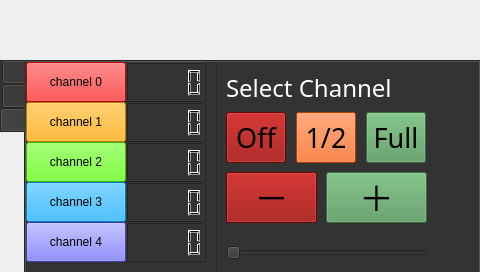
<?xml version="1.0" encoding="UTF-8"?>
<ui version="4.0">
 <class>MainWindow</class>
 <widget class="QMainWindow" name="MainWindow">
  <property name="geometry">
   <rect>
    <x>0</x>
    <y>0</y>
    <width>480</width>
    <height>272</height>
   </rect>
  </property>
  <property name="minimumSize">
   <size>
    <width>480</width>
    <height>272</height>
   </size>
  </property>
  <property name="maximumSize">
   <size>
    <width>480</width>
    <height>272</height>
   </size>
  </property>
  <property name="windowTitle">
   <string>MainWindow</string>
  </property>
  <widget class="QWidget" name="centralWidget">
   <widget class="QLabel" name="label">
    <property name="geometry">
     <rect>
      <x>10</x>
      <y>10</y>
      <width>371</width>
      <height>41</height>
     </rect>
    </property>
    <property name="styleSheet">
     <string notr="true">image: url(:/img/rcos.png);</string>
    </property>
    <property name="text">
     <string/>
    </property>
   </widget>
   <widget class="QTabWidget" name="tabWidget">
    <property name="geometry">
     <rect>
      <x>0</x>
      <y>60</y>
      <width>481</width>
      <height>251</height>
     </rect>
    </property>
    <property name="styleSheet">
     <string notr="true">background-color: rgb(51, 51, 51);</string>
    </property>
    <property name="tabPosition">
     <enum>QTabWidget::West</enum>
    </property>
    <property name="tabShape">
     <enum>QTabWidget::Rounded</enum>
    </property>
    <property name="currentIndex">
     <number>2</number>
    </property>
    <property name="iconSize">
     <size>
      <width>42</width>
      <height>50</height>
     </size>
    </property>
    <widget class="QWidget" name="tab">
     <attribute name="icon">
      <iconset resource="Loot.qrc">
       <normaloff>:/img/gpl_logo_sideways_colored.png</normaloff>:/img/gpl_logo_sideways_colored.png</iconset>
     </attribute>
     <attribute name="title">
      <string/>
     </attribute>
     <widget class="QPushButton" name="pb_down">
      <property name="geometry">
       <rect>
        <x>20</x>
        <y>60</y>
        <width>171</width>
        <height>91</height>
       </rect>
      </property>
      <property name="font">
       <font>
        <family>Abyssinica SIL</family>
        <pointsize>40</pointsize>
       </font>
      </property>
      <property name="styleSheet">
       <string notr="true">color: rgb(255, 255, 255);
background-color: rgb(148, 3, 0);
alternate-background-color: rgb(148, 3, 0);</string>
      </property>
      <property name="text">
       <string>OFF</string>
      </property>
     </widget>
     <widget class="QPushButton" name="pb_up">
      <property name="geometry">
       <rect>
        <x>210</x>
        <y>60</y>
        <width>171</width>
        <height>91</height>
       </rect>
      </property>
      <property name="minimumSize">
       <size>
        <width>171</width>
        <height>27</height>
       </size>
      </property>
      <property name="font">
       <font>
        <family>Abyssinica SIL</family>
        <pointsize>40</pointsize>
       </font>
      </property>
      <property name="styleSheet">
       <string notr="true">background-color: rgb(84, 152, 91);</string>
      </property>
      <property name="text">
       <string>ON</string>
      </property>
     </widget>
    </widget>
    <widget class="QWidget" name="tab_2">
     <attribute name="icon">
      <iconset resource="Loot.qrc">
       <normaloff>:/img/gpl_logo_sideways_blue.png</normaloff>:/img/gpl_logo_sideways_blue.png</iconset>
     </attribute>
     <attribute name="title">
      <string/>
     </attribute>
     <widget class="QSlider" name="hslider_01">
      <property name="geometry">
       <rect>
        <x>10</x>
        <y>20</y>
        <width>321</width>
        <height>21</height>
       </rect>
      </property>
      <property name="styleSheet">
       <string notr="true">background-color: rgb(255, 0, 0);</string>
      </property>
      <property name="orientation">
       <enum>Qt::Horizontal</enum>
      </property>
     </widget>
     <widget class="QSlider" name="hslider_02">
      <property name="geometry">
       <rect>
        <x>10</x>
        <y>60</y>
        <width>321</width>
        <height>21</height>
       </rect>
      </property>
      <property name="styleSheet">
       <string notr="true">background-color: rgb(255, 170, 0);</string>
      </property>
      <property name="orientation">
       <enum>Qt::Horizontal</enum>
      </property>
     </widget>
     <widget class="QSlider" name="hslider_03">
      <property name="geometry">
       <rect>
        <x>10</x>
        <y>100</y>
        <width>321</width>
        <height>21</height>
       </rect>
      </property>
      <property name="styleSheet">
       <string notr="true">background-color: rgb(85, 255, 0);</string>
      </property>
      <property name="orientation">
       <enum>Qt::Horizontal</enum>
      </property>
     </widget>
     <widget class="QSlider" name="hslider_04">
      <property name="geometry">
       <rect>
        <x>10</x>
        <y>140</y>
        <width>321</width>
        <height>21</height>
       </rect>
      </property>
      <property name="styleSheet">
       <string notr="true">background-color: rgb(85, 170, 255);</string>
      </property>
      <property name="orientation">
       <enum>Qt::Horizontal</enum>
      </property>
     </widget>
     <widget class="QSlider" name="hslider_05">
      <property name="geometry">
       <rect>
        <x>10</x>
        <y>180</y>
        <width>321</width>
        <height>21</height>
       </rect>
      </property>
      <property name="styleSheet">
       <string notr="true">background-color: rgb(85, 0, 255);</string>
      </property>
      <property name="orientation">
       <enum>Qt::Horizontal</enum>
      </property>
     </widget>
     <widget class="QLCDNumber" name="lcd_01">
      <property name="geometry">
       <rect>
        <x>340</x>
        <y>20</y>
        <width>61</width>
        <height>23</height>
       </rect>
      </property>
      <property name="styleSheet">
       <string notr="true">background-color: rgb(71, 71, 71);
color: rgb(134, 213, 101);</string>
      </property>
     </widget>
     <widget class="QLCDNumber" name="lcd_02">
      <property name="geometry">
       <rect>
        <x>340</x>
        <y>60</y>
        <width>61</width>
        <height>23</height>
       </rect>
      </property>
      <property name="styleSheet">
       <string notr="true">background-color: rgb(71, 71, 71);
color: rgb(134, 213, 101);</string>
      </property>
     </widget>
     <widget class="QLCDNumber" name="lcd_03">
      <property name="geometry">
       <rect>
        <x>340</x>
        <y>100</y>
        <width>61</width>
        <height>23</height>
       </rect>
      </property>
      <property name="styleSheet">
       <string notr="true">background-color: rgb(71, 71, 71);
color: rgb(134, 213, 101);</string>
      </property>
     </widget>
     <widget class="QLCDNumber" name="lcd_04">
      <property name="geometry">
       <rect>
        <x>340</x>
        <y>140</y>
        <width>61</width>
        <height>23</height>
       </rect>
      </property>
      <property name="styleSheet">
       <string notr="true">background-color: rgb(71, 71, 71);
color: rgb(134, 213, 101);</string>
      </property>
     </widget>
     <widget class="QLCDNumber" name="lcd_05">
      <property name="geometry">
       <rect>
        <x>340</x>
        <y>180</y>
        <width>61</width>
        <height>23</height>
       </rect>
      </property>
      <property name="styleSheet">
       <string notr="true">background-color: rgb(71, 71, 71);
color: rgb(134, 213, 101);</string>
      </property>
     </widget>
    </widget>
    <widget class="QWidget" name="tab_3">
     <attribute name="icon">
      <iconset resource="Loot.qrc">
       <normaloff>:/img/gpl_logo_sideways_red.png</normaloff>:/img/gpl_logo_sideways_red.png</iconset>
     </attribute>
     <attribute name="title">
      <string/>
     </attribute>
     <widget class="QFrame" name="frame">
      <property name="geometry">
       <rect>
        <x>0</x>
        <y>0</y>
        <width>191</width>
        <height>211</height>
       </rect>
      </property>
      <property name="frameShape">
       <enum>QFrame::StyledPanel</enum>
      </property>
      <property name="frameShadow">
       <enum>QFrame::Raised</enum>
      </property>
      <widget class="QPushButton" name="cbutton_0">
       <property name="geometry">
        <rect>
         <x>0</x>
         <y>0</y>
         <width>100</width>
         <height>40</height>
        </rect>
       </property>
       <property name="minimumSize">
        <size>
         <width>100</width>
         <height>40</height>
        </size>
       </property>
       <property name="maximumSize">
        <size>
         <width>80</width>
         <height>40</height>
        </size>
       </property>
       <property name="styleSheet">
        <string notr="true">background-color: rgb(255, 0, 0);</string>
       </property>
       <property name="text">
        <string>channel 0</string>
       </property>
      </widget>
      <widget class="QPushButton" name="cbutton_1">
       <property name="geometry">
        <rect>
         <x>0</x>
         <y>40</y>
         <width>100</width>
         <height>40</height>
        </rect>
       </property>
       <property name="minimumSize">
        <size>
         <width>100</width>
         <height>40</height>
        </size>
       </property>
       <property name="maximumSize">
        <size>
         <width>80</width>
         <height>40</height>
        </size>
       </property>
       <property name="styleSheet">
        <string notr="true">background-color: rgb(255, 170, 0);</string>
       </property>
       <property name="text">
        <string>channel 1</string>
       </property>
      </widget>
      <widget class="QPushButton" name="cbutton_2">
       <property name="geometry">
        <rect>
         <x>0</x>
         <y>80</y>
         <width>100</width>
         <height>40</height>
        </rect>
       </property>
       <property name="minimumSize">
        <size>
         <width>100</width>
         <height>40</height>
        </size>
       </property>
       <property name="maximumSize">
        <size>
         <width>80</width>
         <height>40</height>
        </size>
       </property>
       <property name="styleSheet">
        <string notr="true">background-color: rgb(85, 255, 0);</string>
       </property>
       <property name="text">
        <string>channel 2</string>
       </property>
      </widget>
      <widget class="QPushButton" name="cbutton_3">
       <property name="geometry">
        <rect>
         <x>0</x>
         <y>120</y>
         <width>100</width>
         <height>40</height>
        </rect>
       </property>
       <property name="minimumSize">
        <size>
         <width>100</width>
         <height>40</height>
        </size>
       </property>
       <property name="maximumSize">
        <size>
         <width>80</width>
         <height>40</height>
        </size>
       </property>
       <property name="styleSheet">
        <string notr="true">background-color: rgb(0, 170, 255);</string>
       </property>
       <property name="text">
        <string>channel 3</string>
       </property>
      </widget>
      <widget class="QPushButton" name="cbutton_4">
       <property name="geometry">
        <rect>
         <x>0</x>
         <y>160</y>
         <width>100</width>
         <height>40</height>
        </rect>
       </property>
       <property name="minimumSize">
        <size>
         <width>100</width>
         <height>40</height>
        </size>
       </property>
       <property name="maximumSize">
        <size>
         <width>80</width>
         <height>40</height>
        </size>
       </property>
       <property name="styleSheet">
        <string notr="true">background-color: rgb(85, 85, 255);</string>
       </property>
       <property name="text">
        <string>channel 4</string>
       </property>
      </widget>
      <widget class="QLCDNumber" name="lcd_0">
       <property name="geometry">
        <rect>
         <x>100</x>
         <y>0</y>
         <width>80</width>
         <height>40</height>
        </rect>
       </property>
       <property name="minimumSize">
        <size>
         <width>80</width>
         <height>40</height>
        </size>
       </property>
      </widget>
      <widget class="QLCDNumber" name="lcd_1">
       <property name="geometry">
        <rect>
         <x>100</x>
         <y>40</y>
         <width>80</width>
         <height>40</height>
        </rect>
       </property>
       <property name="minimumSize">
        <size>
         <width>80</width>
         <height>40</height>
        </size>
       </property>
      </widget>
      <widget class="QLCDNumber" name="lcd_2">
       <property name="geometry">
        <rect>
         <x>100</x>
         <y>80</y>
         <width>80</width>
         <height>40</height>
        </rect>
       </property>
       <property name="minimumSize">
        <size>
         <width>80</width>
         <height>40</height>
        </size>
       </property>
      </widget>
      <widget class="QLCDNumber" name="lcd_3">
       <property name="geometry">
        <rect>
         <x>100</x>
         <y>120</y>
         <width>80</width>
         <height>40</height>
        </rect>
       </property>
       <property name="minimumSize">
        <size>
         <width>80</width>
         <height>40</height>
        </size>
       </property>
      </widget>
      <widget class="QLCDNumber" name="lcd_4">
       <property name="geometry">
        <rect>
         <x>100</x>
         <y>160</y>
         <width>80</width>
         <height>40</height>
        </rect>
       </property>
       <property name="minimumSize">
        <size>
         <width>80</width>
         <height>40</height>
        </size>
       </property>
      </widget>
     </widget>
     <widget class="QPushButton" name="pb_value_full">
      <property name="geometry">
       <rect>
        <x>340</x>
        <y>50</y>
        <width>60</width>
        <height>51</height>
       </rect>
      </property>
      <property name="minimumSize">
       <size>
        <width>60</width>
        <height>27</height>
       </size>
      </property>
      <property name="font">
       <font>
        <family>Abyssinica SIL</family>
        <pointsize>20</pointsize>
       </font>
      </property>
      <property name="styleSheet">
       <string notr="true">background-color: rgb(84, 152, 91);</string>
      </property>
      <property name="text">
       <string>Full</string>
      </property>
     </widget>
     <widget class="QPushButton" name="pb_value_off">
      <property name="geometry">
       <rect>
        <x>200</x>
        <y>50</y>
        <width>60</width>
        <height>51</height>
       </rect>
      </property>
      <property name="minimumSize">
       <size>
        <width>60</width>
        <height>27</height>
       </size>
      </property>
      <property name="font">
       <font>
        <family>Abyssinica SIL</family>
        <pointsize>20</pointsize>
       </font>
      </property>
      <property name="styleSheet">
       <string notr="true">background-color: rgb(148, 3, 0);</string>
      </property>
      <property name="text">
       <string>Off</string>
      </property>
     </widget>
     <widget class="QPushButton" name="pb_value_decrament">
      <property name="geometry">
       <rect>
        <x>200</x>
        <y>110</y>
        <width>91</width>
        <height>51</height>
       </rect>
      </property>
      <property name="minimumSize">
       <size>
        <width>80</width>
        <height>27</height>
       </size>
      </property>
      <property name="font">
       <font>
        <family>Symbol</family>
        <pointsize>36</pointsize>
       </font>
      </property>
      <property name="styleSheet">
       <string notr="true">background-color: rgb(148, 3, 0);</string>
      </property>
      <property name="text">
       <string>-</string>
      </property>
     </widget>
     <widget class="QPushButton" name="pb_value_incrament">
      <property name="geometry">
       <rect>
        <x>300</x>
        <y>110</y>
        <width>101</width>
        <height>51</height>
       </rect>
      </property>
      <property name="minimumSize">
       <size>
        <width>80</width>
        <height>27</height>
       </size>
      </property>
      <property name="font">
       <font>
        <family>Symbol</family>
        <pointsize>36</pointsize>
       </font>
      </property>
      <property name="styleSheet">
       <string notr="true">background-color: rgb(84, 152, 91);</string>
      </property>
      <property name="text">
       <string>+</string>
      </property>
     </widget>
     <widget class="QSlider" name="channelSlider">
      <property name="geometry">
       <rect>
        <x>200</x>
        <y>180</y>
        <width>201</width>
        <height>21</height>
       </rect>
      </property>
      <property name="focusPolicy">
       <enum>Qt::ClickFocus</enum>
      </property>
      <property name="styleSheet">
       <string notr="true">background-color: qlineargradient(spread:pad, x1:0, y1:0, x2:1, y2:0, stop:0 rgba(245, 224, 176, 255), stop:0.09 rgba(246, 189, 237, 255), stop:0.14 rgba(194, 207, 246, 255), stop:0.19 rgba(184, 160, 168, 255), stop:0.25 rgba(171, 186, 248, 255), stop:0.32 rgba(243, 248, 224, 255), stop:0.385 rgba(249, 162, 183, 255), stop:0.47 rgba(100, 115, 124, 255), stop:0.58 rgba(251, 205, 202, 255), stop:0.65 rgba(170, 128, 185, 255), stop:0.75 rgba(252, 222, 204, 255), stop:0.805 rgba(206, 122, 218, 255), stop:0.86 rgba(254, 223, 175, 255), stop:0.91 rgba(254, 236, 244, 255), stop:1 rgba(255, 191, 221, 255));</string>
      </property>
      <property name="orientation">
       <enum>Qt::Horizontal</enum>
      </property>
     </widget>
     <widget class="QLabel" name="mode_label">
      <property name="geometry">
       <rect>
        <x>200</x>
        <y>10</y>
        <width>201</width>
        <height>31</height>
       </rect>
      </property>
      <property name="font">
       <font>
        <family>Abyssinica SIL</family>
        <pointsize>18</pointsize>
       </font>
      </property>
      <property name="styleSheet">
       <string notr="true">color: rgb(255, 255, 255);</string>
      </property>
      <property name="text">
       <string>Select Channel</string>
      </property>
     </widget>
     <widget class="QPushButton" name="pb_value_half">
      <property name="geometry">
       <rect>
        <x>270</x>
        <y>50</y>
        <width>60</width>
        <height>51</height>
       </rect>
      </property>
      <property name="minimumSize">
       <size>
        <width>60</width>
        <height>27</height>
       </size>
      </property>
      <property name="font">
       <font>
        <family>Abyssinica SIL</family>
        <pointsize>20</pointsize>
       </font>
      </property>
      <property name="styleSheet">
       <string notr="true">background-color: rgb(255, 85, 0);</string>
      </property>
      <property name="text">
       <string>1/2</string>
      </property>
     </widget>
    </widget>
   </widget>
  </widget>
 </widget>
 <layoutdefault spacing="6" margin="11"/>
 <resources>
  <include location="Loot.qrc"/>
 </resources>
 <connections/>
</ui>
